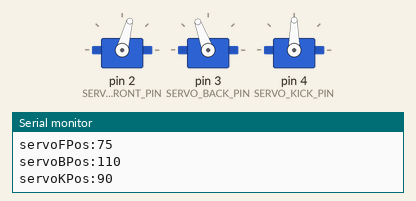
Simulated run of this sketch. Board: Arduino Mega 2560, built with avr-gcc and run on an emulated ATmega2560. Shown: 3 × servo, the last lines printed to the serial monitor.

Above: at 0.05 s.
At 1.55 s:
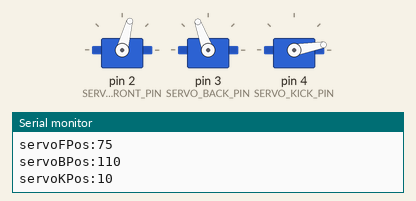
At 3.05 s:
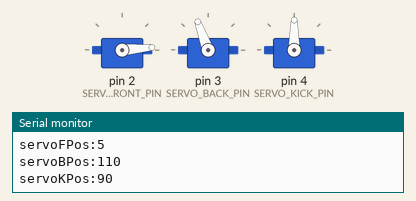
At 6.0 s:
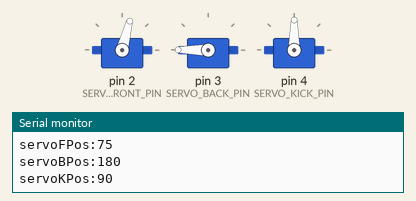
Timing chart, 0 to 7.8 s (numbered marks = the images above):
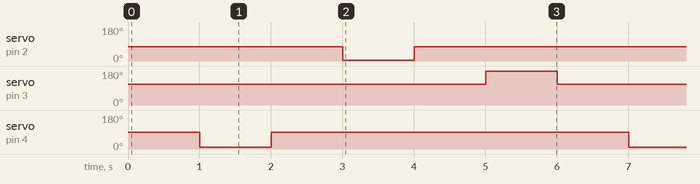

Measured:
- by itself, servo on pin 2 (SERVO_FRONT_PIN): alternates 75° for 5.0 s and 5° for 1.0 s
- by itself, servo on pin 3 (SERVO_BACK_PIN): alternates 180° for 1.0 s and 110° for 5.0 s
- by itself, servo on pin 4 (SERVO_KICK_PIN): alternates 90° for 5.0 s and 10° for 1.0 s

The sketch:

HW_Servo_Test.ino
```cpp
/*
  Hockey Warrior - Servo Test
  Tests the Servos & prints their position
 */

#include "config.h"
#include <Servo.h>

Servo servoF;  // create servo object to control a servo
Servo servoB;
Servo servoK;

int servoFPos;
int servoBPos;
int servoKPos;

int servoState = 0;
int delayTime = 1000;

void setup() {
	// Set IR pins as outputs
  servoF.attach(SERVO_FRONT_PIN, SERVO_FRONT_MIN_PWM, SERVO_FRONT_MAX_PWM);  // attaches the servo on pin 9 to the servo object
  servoB.attach(SERVO_BACK_PIN, SERVO_BACK_MIN_PWM, SERVO_BACK_MAX_PWM);
  servoK.attach(SERVO_KICK_PIN, SERVO_KICK_MIN_PWM, SERVO_KICK_MAX_PWM);

  Serial.begin(115200);      // open the serial port at 9600 bps:

  DEBUG_PRINT("Starting...");
}

void loop() {
	// Read each sensor in a loop

  PLOT("servoState", servoState);

   switch(servoState)
   {
     case 0:
      servoFPos = SERVO_FRONT_UP;
      servoBPos = SERVO_BACK_UP;
      servoKPos = SERVO_KICK_UP;
      break;
     case 1:
      servoFPos = SERVO_FRONT_UP;
      servoBPos = SERVO_BACK_UP;
      servoKPos = SERVO_KICK_DOWN;
      break;
     case 2:
      servoFPos = SERVO_FRONT_UP;
      servoBPos = SERVO_BACK_UP;
      servoKPos = SERVO_KICK_UP;
      break;
     case 3:
      servoFPos = SERVO_FRONT_DOWN;
      servoBPos = SERVO_BACK_UP;
      servoKPos = SERVO_KICK_UP;
      break;
     case 4:
      servoFPos = SERVO_FRONT_UP;
      servoBPos = SERVO_BACK_UP;
      servoKPos = SERVO_KICK_UP;
      break;
     case 5:
      servoFPos = SERVO_FRONT_UP;
      servoBPos = SERVO_BACK_DOWN;
      servoKPos = SERVO_KICK_UP;
      break;
   }

    servoF.write(servoFPos);
    servoB.write(servoBPos);
    servoK.write(servoKPos);

   PLOT("servoFPos", servoFPos);
   PLOT("servoBPos", servoBPos);
   PLOT("servoKPos", servoKPos);

   servoState++;
   if(servoState > 5)
     servoState = 0;

    delay(delayTime);
}
```

config.h
```cpp
/*** Define debug level ***/
#define	DEBUG_PRINT_ON
#define	PLOT_PRINT_ON

#define LED_READ_DELAY_TIME                 4

/*** Define named positions ***/
#define SERVO_FRONT_UP                      75
#define SERVO_FRONT_DOWN                    5

#define SERVO_BACK_UP                       110
#define SERVO_BACK_DOWN                     180

#define SERVO_KICK_UP                       90
#define SERVO_KICK_DOWN                     10

#define MAX_ULTRASONIC_DISTANCE_CM          100

/*** Define constants ***/
#define SERVO_FRONT_MIN_PWM                 450
#define SERVO_FRONT_MAX_PWM                 2450
#define SERVO_BACK_MIN_PWM                  450
#define SERVO_BACK_MAX_PWM                  2450
#define SERVO_KICK_MIN_PWM                  800
#define SERVO_KICK_MAX_PWM                  2200

/*** Define pinouts ***/
#define FRONT_ULTRASONIC_SENSOR_TRIG        31
#define FRONT_ULTRASONIC_SENSOR_ECHO        33

#define IRFL_IR_LED_PIN                     32
#define IRFL_SIDE_PHOTOTRANSISTOR_PIN       A10
#define IRFL_FRONT_PHOTOTRANSISTOR_PIN      A9

#define GREEN_MAT_LEFT_RED_LED_PIN          24
#define GREEN_MAT_LEFT_GREEN_LED_PIN        26
#define GREEN_MAT_LEFT_PHOTOTRANSISTOR_PIN  A12

#define BALL_COLOUR_RED_LED_PIN             28
#define BALL_COLOUR_IR_LED_PIN              30
#define BALL_COLOUR_PHOTOTRANSISTOR_PIN     A11

#define SERVO_KICK_PIN			    		4
#define SERVO_FRONT_PIN			   	 		2
#define SERVO_BACK_PIN			   		 	3

#define IRBL_IR_LED_PIN                     25
#define IRBL_SIDE_PHOTOTRANSISTOR_PIN       A15
#define IRBL_BACK_PHOTOTRANSISTOR_PIN       A14

#define CAMERA_ANALOG_IN_PIN                A13
#define CAMERA_CLK_PIN                      27
#define CAMERA_SI_PIN                       29

#define FRONT_LEFT_TOUCH_SENSOR             22
#define BACK_LEFT_TOUCH_SENSOR              23
#define FRONT_RIGHT_TOUCH_SENSOR            42
#define BACK_RIGHT_TOUCH_SENSOR             43

#define IRFR_IR_LED_PIN                     46
#define IRFR_SIDE_PHOTOTRANSISTOR_PIN       A4
#define IRFR_FRONT_PHOTOTRANSISTOR_PIN      A5

#define BACK_ULTRASONIC_SENSOR_TRIG         48
#define BACK_ULTRASONIC_SENSOR_ECHO         44

#define GREEN_MAT_RIGHT_RED_LED_PIN         45
#define GREEN_MAT_RIGHT_GREEN_LED_PIN       49
#define GREEN_MAT_RIGHT_PHOTOTRANSISTOR_PIN A8

#define IRBR_IR_LED_PIN                     47
#define IRBR_SIDE_PHOTOTRANSISTOR_PIN       A6
#define IRBR_BACK_PHOTOTRANSISTOR_PIN       A7

#define MOTOR_L_A_PIN		            	35
#define MOTOR_L_B_PIN		            	34
#define MOTOR_L_ENABLE_PIN		    		7

#define MOTOR_R_A_PIN		            	37
#define MOTOR_R_B_PIN		            	36
#define MOTOR_R_ENABLE_PIN		    		6

#define MOTOR_B_A_PIN		            	39
#define MOTOR_B_B_PIN		            	38
#define MOTOR_B_ENABLE_PIN		    		5

#define ENCODER_LEFT_PIN					A2
#define ENCODER_RIGHT_PIN					A3

/*** Define print statements ***/
#ifdef DEBUG_PRINT_ON
  #define DEBUG_PRINT(x)        Serial.print (x)
  #define DEBUG_PRINTDEC(x)     Serial.print (x, DEC)
  #define DEBUG_PRINTLN(x)      Serial.println (x)
#else
  #define DEBUG_PRINT(x)
  #define DEBUG_PRINTDEC(x)
  #define DEBUG_PRINTLN(x)
#endif

#ifdef PLOT_PRINT_ON
  #define PLOT_PRINT(x)        Serial.print (x)
  #define PLOT_PRINTDEC(x)     Serial.print (x, DEC)
  #define PLOT_PRINTLN(x)      Serial.println (x)
  #define PLOT(x, y)           PLOT_PRINT(x); PLOT_PRINT(':'); PLOT_PRINTLN(y);
#else
  #define PLOT_PRINT(x)
  #define PLOT_PRINTDEC(x)
  #define PLOT_PRINTLN(x)
  #define PLOT(x, y)
#endif
```
